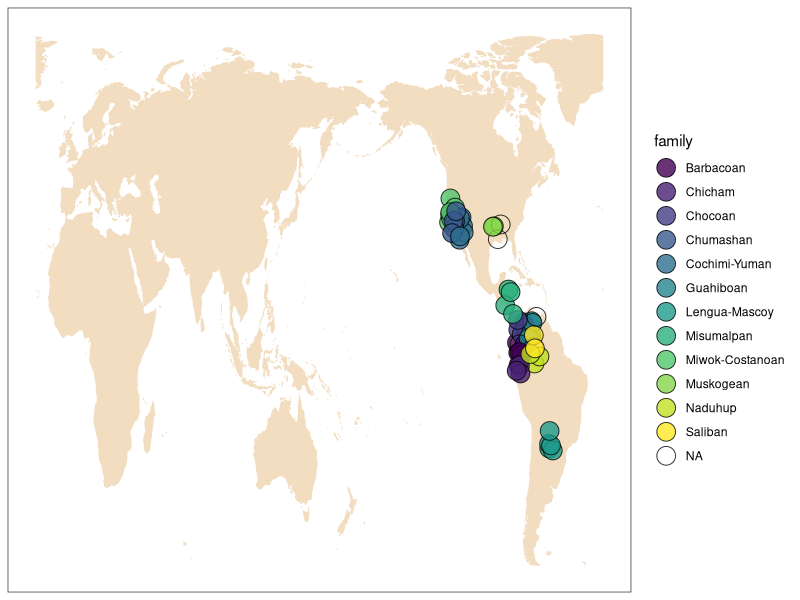
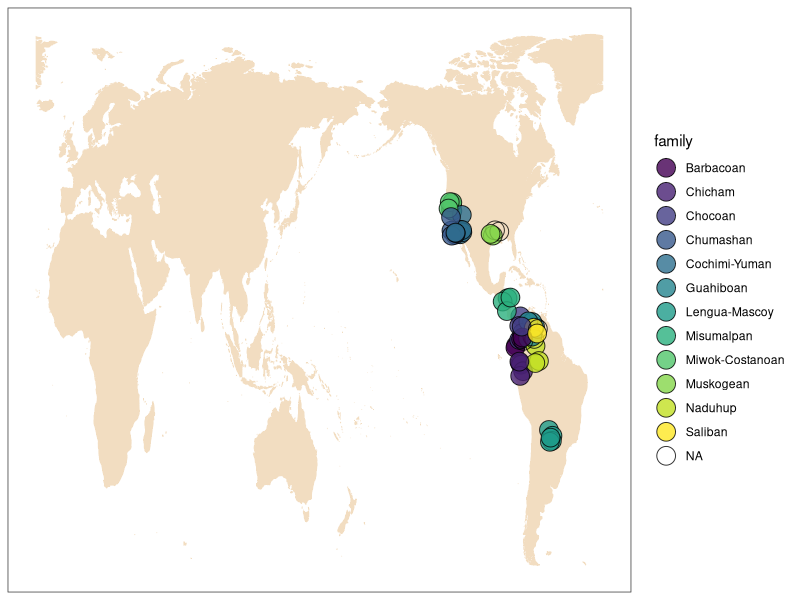

Reproduce these figures in R, in order.
library(readr)
library(dplyr)
library(ggplot2)
library(rnaturalearth)
library(rnaturalearthdata)

###################################
languages <- read_csv('languages.tsv', na=c(''))

################################################
#####             Maps                     #####
################################################
languages$longitude<-sapply(languages$longitude,function(x) ifelse(x<(-25),x + 360,x))
world <- map_data('world', interior=F, wrap=c(-25,335), ylim=c(-54,79))

map_lb <- ggplot() +
  geom_polygon(
    data=world,
    aes(x=long,y=lat, group=group),
    colour="#F2DDC1",linewidth=0.2, fill="#F2DDC1"
  ) + 
  geom_jitter(
    data=languages,
    aes(longitude, latitude, fill=family),
    height=3, width=2, size=6, shape=21, alpha=0.8
  ) +
  scale_fill_viridis_d(option="D") +
  scale_x_continuous(name=NULL, breaks=NULL) +
  scale_y_continuous(name=NULL, breaks=NULL) +
  theme_bw() +
  theme(legend.position="right") 

map_lb
ggsave('map.png', map_lb, scale=1, width=3000, height=2000, units="px")
